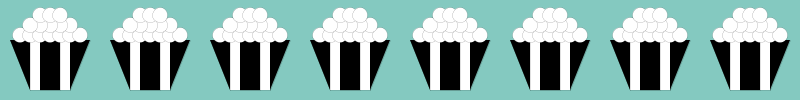
Frame 1 (no input)
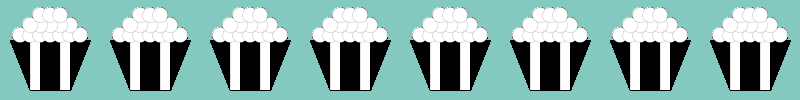
Frame 60 (the mouse pressed at the canvas centre just before this capture)
Frame 120 (the mouse held since frame 60 and released just before this capture): identical to frame 60, image omitted

The Processing sketch that drew these frames (run headless with seeded random() and noise(); from frame 60 on, the mouse is pressed at the canvas centre):

// Processing sketch: banner_curta
// ── banner_curta.pde
PGraphics c1;



void setup(){
  size(800, 100);
   c1= createGraphics(800,100);
   
   background(#84C9C0);
}

void draw(){

  curta1();
 for(int a=0; a<=800; a+=100){
    image(c1,0+a,0);
  }


  
}
// ── curta.pde

void curta1(){
   c1.beginDraw();
   c1.strokeWeight(0);
   c1.fill(0);
   c1.triangle(30,40,30,90,10,40);//esq
   c1.triangle(70,40,70,90,90,40);//dir
  
   c1.fill(#FFFFFF);
   c1.rect(30,40,40,50);
   
   c1.fill(0);
    c1.rect(40,40,20,50);
    //pipocas
     c1.fill(#FFFFFF);
    c1.ellipse(20,35,15,15);
    c1.ellipse(30,35,15,15);
    c1.ellipse(40,35,15,15);
  c1.ellipse(50,35,15,15);
  c1.ellipse(60,35,15,15);
  c1.ellipse(70,35,15,15);
  c1.ellipse(80,35,15,15);

  c1.ellipse(70,25,15,15);
  c1.ellipse(60,25,15,15);
  c1.ellipse(50,25,15,15);
  c1.ellipse(40,25,15,15);
  c1.ellipse(30,25,15,15);
  
  c1.ellipse(40,15,15,15);
  c1.ellipse(50,15,15,15);
   c1.ellipse(60,15,15,15);
    c1.endDraw();
   
}
